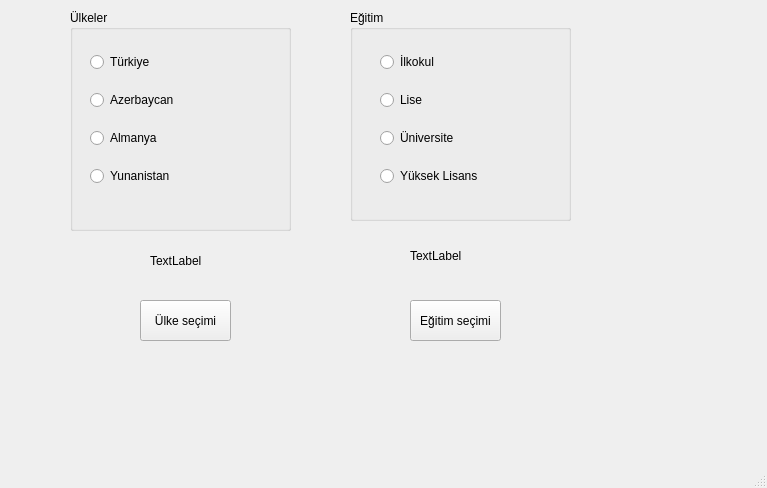
<?xml version="1.0" encoding="UTF-8"?>
<ui version="4.0">
 <class>MainWindow</class>
 <widget class="QMainWindow" name="MainWindow">
  <property name="geometry">
   <rect>
    <x>0</x>
    <y>0</y>
    <width>767</width>
    <height>488</height>
   </rect>
  </property>
  <property name="windowTitle">
   <string>MainWindow</string>
  </property>
  <widget class="QWidget" name="centralwidget">
   <widget class="QLabel" name="lblUlke">
    <property name="geometry">
     <rect>
      <x>150</x>
      <y>240</y>
      <width>111</width>
      <height>41</height>
     </rect>
    </property>
    <property name="text">
     <string>TextLabel</string>
    </property>
   </widget>
   <widget class="QLabel" name="lblEgitim">
    <property name="geometry">
     <rect>
      <x>410</x>
      <y>240</y>
      <width>111</width>
      <height>31</height>
     </rect>
    </property>
    <property name="text">
     <string>TextLabel</string>
    </property>
   </widget>
   <widget class="QPushButton" name="btnUlke">
    <property name="geometry">
     <rect>
      <x>140</x>
      <y>300</y>
      <width>91</width>
      <height>41</height>
     </rect>
    </property>
    <property name="text">
     <string>Ülke seçimi</string>
    </property>
   </widget>
   <widget class="QPushButton" name="btnEgitim">
    <property name="geometry">
     <rect>
      <x>410</x>
      <y>300</y>
      <width>91</width>
      <height>41</height>
     </rect>
    </property>
    <property name="text">
     <string>Eğitim seçimi</string>
    </property>
   </widget>
   <widget class="QGroupBox" name="groupBoxUlke">
    <property name="geometry">
     <rect>
      <x>70</x>
      <y>10</y>
      <width>221</width>
      <height>221</height>
     </rect>
    </property>
    <property name="title">
     <string>Ülkeler</string>
    </property>
    <widget class="QWidget" name="gridLayoutWidget">
     <property name="geometry">
      <rect>
       <x>20</x>
       <y>30</y>
       <width>181</width>
       <height>161</height>
      </rect>
     </property>
     <layout class="QGridLayout" name="gridLayoutUlke">
      <item row="2" column="0">
       <widget class="QRadioButton" name="radioAlmanya">
        <property name="text">
         <string>Almanya</string>
        </property>
       </widget>
      </item>
      <item row="0" column="0">
       <widget class="QRadioButton" name="radioTurkiye">
        <property name="text">
         <string>Türkiye</string>
        </property>
       </widget>
      </item>
      <item row="1" column="0">
       <widget class="QRadioButton" name="radioAzerbaycan">
        <property name="text">
         <string>Azerbaycan</string>
        </property>
       </widget>
      </item>
      <item row="3" column="0">
       <widget class="QRadioButton" name="radiyoYunanistan">
        <property name="text">
         <string>Yunanistan</string>
        </property>
       </widget>
      </item>
     </layout>
    </widget>
   </widget>
   <widget class="QGroupBox" name="groupBoxEgitim">
    <property name="geometry">
     <rect>
      <x>350</x>
      <y>10</y>
      <width>221</width>
      <height>211</height>
     </rect>
    </property>
    <property name="title">
     <string>Eğitim</string>
    </property>
    <widget class="QWidget" name="gridLayoutWidget_2">
     <property name="geometry">
      <rect>
       <x>30</x>
       <y>30</y>
       <width>171</width>
       <height>161</height>
      </rect>
     </property>
     <layout class="QGridLayout" name="gridLayoutEgitim">
      <item row="0" column="0">
       <widget class="QRadioButton" name="radiIlkokul">
        <property name="text">
         <string>İlkokul</string>
        </property>
       </widget>
      </item>
      <item row="2" column="0">
       <widget class="QRadioButton" name="radioUni">
        <property name="text">
         <string>Üniversite</string>
        </property>
       </widget>
      </item>
      <item row="1" column="0">
       <widget class="QRadioButton" name="radioLise">
        <property name="text">
         <string>Lise</string>
        </property>
       </widget>
      </item>
      <item row="3" column="0">
       <widget class="QRadioButton" name="radiYuksek">
        <property name="text">
         <string>Yüksek Lisans</string>
        </property>
       </widget>
      </item>
     </layout>
    </widget>
   </widget>
  </widget>
  <widget class="QMenuBar" name="menubar">
   <property name="geometry">
    <rect>
     <x>0</x>
     <y>0</y>
     <width>767</width>
     <height>18</height>
    </rect>
   </property>
  </widget>
  <widget class="QStatusBar" name="statusbar"/>
 </widget>
 <resources/>
 <connections/>
</ui>
